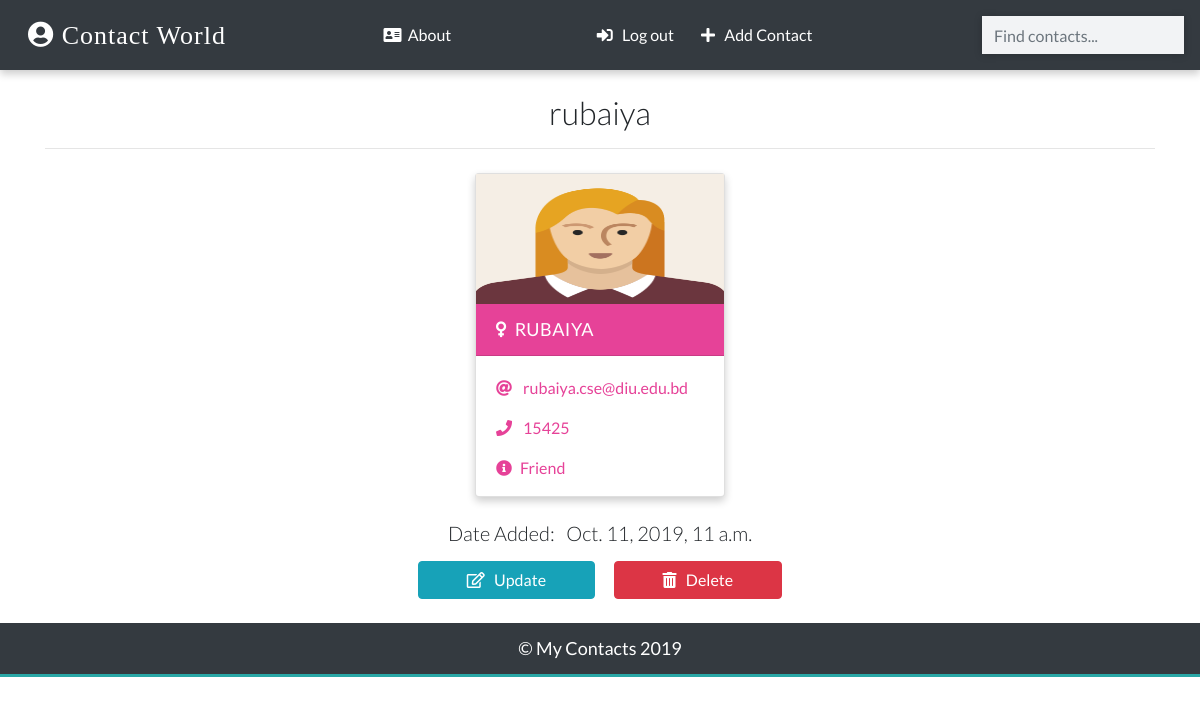
/detail/3/ (signed in), run on the app's committed database.
### app/models.py (models this page shows, shortened)
class Contact(models.Model):
    manager = models.ForeignKey(User, on_delete=models.CASCADE, default=None) # When the user is deleted it will clear the contact
    name = models.CharField(max_length=20)
    email = models.EmailField(max_length=100)
    phone = models.IntegerField()
    info = models.CharField(max_length=30)
    gender = models.CharField(max_length=50, choices=(
    ('male','Male'),
    ('female','Female')
    ))
    image = models.ImageField(upload_to='images/', blank=True)
    date_added = models.DateTimeField(default=datetime.now)
    class Meta:
        ordering = ['-id']    ## Ordering the display items by id

### app/views.py (the view)
# urls.py: path('detail/<int:pk>/', views.ContactDetailView.as_view(), name="detail"),
class ContactDetailView(LoginRequiredMixin, DetailView):
    template_name = 'detail.html'
    model = Contact
    context_object_name = 'contact'

### templates/detail.html (shortened to what this page needs)
{% extends 'base.html' %}
{% load static %}
{% block content %}
{% if contact.manager == request.user %}
<div class="container">
  <h2 class="heading font-weight-light text-center">{{ contact.name }}</h2>
  <hr />
</div>
<div class="container main-part">
  {% include 'partials/_card.html' %}
</div>
<div class="container mt-3">
  <h5 class="text-center my-3 font-weight-light">Date Added: &nbsp; {{ contact.date_added }}</h5>
  <p class="text-center text-light">
    <a class="btn btn-info px-5" href="{% url 'update' contact.id %}">
      <i class="far fa-edit"></i> &nbsp; Update
    </a>
    <a class="btn btn-danger px-5" href="{% url 'delete' contact.id %}">
      <i class="fas fa-trash-alt"></i> &nbsp; Delete
    </a>
  </p>
</div>
{% else %}
<div class="container">
  <h2 class="heading font-weight-light text-center">You don't have access to this page!</h2>
</div>
{% endif %}
{% endblock content %}

### templates/partials/_card.html
{% load static %}
{% if contact.gender == 'male' %}
<div class="card my-2 mx-2 boy-card {% if 'detail' in request.path %}mx-auto w-25{% endif %}">
  <img src="{% if contact.image %}
  {{ contact.image.url }}
  {% else %}
  {% static '/images/boy.png' %}
  {% endif %}" class="img-fluid" />
  <div class="card-header">
    <a href="{% url 'detail' contact.id %}" class="text-white header-link"
      ><i class="fas fa-mars mr-2"></i>{{ contact.name }}</a
    >
  </div>
  <div class="card-body pb-0">
    <p>
      <i class="fas fa-at mr-2"></i>
      <a href="mailto:{{ contact.email }}">{{ contact.email }}</a>
    </p>
    <p>
      <i class="fas fa-phone mr-2"></i>
      <a href="tel:{{ contact.phone }}">{{ contact.phone }}</a>
    </p>
    <p><i class="fas fa-info-circle mr-2"></i>{{ contact.info }}</p>
  </div>
</div>
{% else %}
<div class="card my-2 mx-2 girl-card">
  <img src="{% if contact.image %}
  {{ contact.image.url }}
  {% else %}
  {% static '/images/girl.png' %}
  {% endif %}" class="img-fluid" />
  <div class="card-header">
    <a href="{% url 'detail' contact.id %}" class="text-white header-link"
      ><i class="fas fa-venus mr-2"></i>{{ contact.name }}</a
    >
  </div>
  <div class="card-body pb-0">
    <p>
      <i class="fas fa-at mr-2"></i>
      <a href="mailto:{{ contact.email }}">{{ contact.email }}</a>
    </p>
    <p>
      <i class="fas fa-phone mr-2"></i>
      <a href="tel:{{ contact.phone }}">{{ contact.phone }}</a>
    </p>
    <p><i class="fas fa-info-circle mr-2"></i>{{ contact.info }}</p>
  </div>
</div>
{% endif %}

### static/css/main.css (style rules this page uses)
:root { --back: #29a7a6; --girl: #e64298; --boy: #2874dd; }
body { font-family: Lato, sans-serif; }
.card { box-shadow: 0 4px 8px 0 rgba(0, 0, 0, 0.2); transition: 0.3s; min-width: 250px; box-sizing: border-box; }
img { height: 130px !important; }
.card-header { font-size: 18px; letter-spacing: 0.5px; text-transform: uppercase; }
.girl-card .card-header { background-color: var(--girl); }
.girl-card .card-body, .girl-card .card-body p a { color: var(--girl); }
.card-body p { cursor: pointer; }
.main-part { display: flex; flex-wrap: wrap; justify-content: space-evenly; }

### data on the page
Contact: name "rubaiya", name "RUBAIYA", email "rubaiya.cse@diu.edu.bd", phone "15425", info "Friend", date_added "Oct. 11, 2019, 11 a.m."
